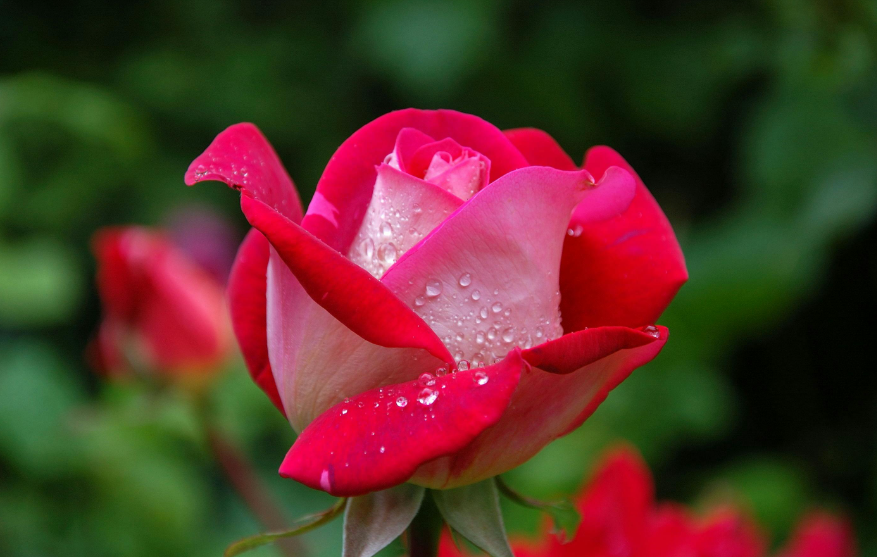
#> input picture question_3/sample_images/image.png, 877 x 557 px
$ python filtering_and_edges.py --image ../question_3/sample_images/image.png   (older library calls are emulated)
#> lines starting #> are read from the running program, lines starting #| are printed output that depends on the picture; after the words box and inside, x2 and y2 are one past the last pixel; in counts of white or black regions, pixels touching at a corner belong together
import cv2
import numpy as np
import argparse

def apply_filters(image, k_gauss, k_avg, k_median):
    k_gauss = max(3, k_gauss | 1)
    k_avg = max(3, k_avg | 1)
    k_median = max(3, k_median | 1)

    # Blurring
    gaussian = cv2.GaussianBlur(image, (k_gauss, k_gauss), 0)
    average = cv2.blur(image, (k_avg, k_avg))
    median = cv2.medianBlur(image, k_median)

    # Convert to grayscale for edge detection
    gray = cv2.cvtColor(image, cv2.COLOR_BGR2GRAY)

    # Canny Edge Detection
    canny = cv2.Canny(gray, 100, 200)

    # Sobel Edge Detection
    sobel_x = cv2.Sobel(gray, cv2.CV_64F, 1, 0, ksize=3)
    sobel_y = cv2.Sobel(gray, cv2.CV_64F, 0, 1, ksize=3)
    sobel_x = cv2.convertScaleAbs(sobel_x)
    sobel_y = cv2.convertScaleAbs(sobel_y)
    sobel = cv2.addWeighted(sobel_x, 0.5, sobel_y, 0.5, 0)

    return [image, gaussian, average, median, canny, sobel]

def stack_images(images, scale=0.5):
    img_row1 = cv2.hconcat([cv2.resize(img if len(img.shape) == 3 else cv2.cvtColor(img, cv2.COLOR_GRAY2BGR),
                                        (0, 0), fx=scale, fy=scale) for img in images[:3]])
    img_row2 = cv2.hconcat([cv2.resize(img if len(img.shape) == 3 else cv2.cvtColor(img, cv2.COLOR_GRAY2BGR),
                                        (0, 0), fx=scale, fy=scale) for img in images[3:]])
    return cv2.vconcat([img_row1, img_row2])

def main():
    parser = argparse.ArgumentParser(description="Image Filtering Tool")
    parser.add_argument('--image', required=True, help="Path to input image")
    parser.add_argument('--gauss', type=int, default=15, help="Gaussian blur kernel size (odd number)")
    parser.add_argument('--avg', type=int, default=10, help="Average blur kernel size (odd number)")
    parser.add_argument('--median', type=int, default=9, help="Median blur kernel size (odd number)")
    args = parser.parse_args()

    image = cv2.imread(args.image)
#> image is the input picture: shape (557, 877, 3); mean B, G, R 40.8, 51.8, 87.9
    if image is None:
        print("Error: Image not found!")
        return

    results = apply_filters(image, args.gauss, args.avg, args.median)
#> in apply_filters, `gray = cv2.cvtColor(image, cv2.COLOR_BGR2GRAY)`:
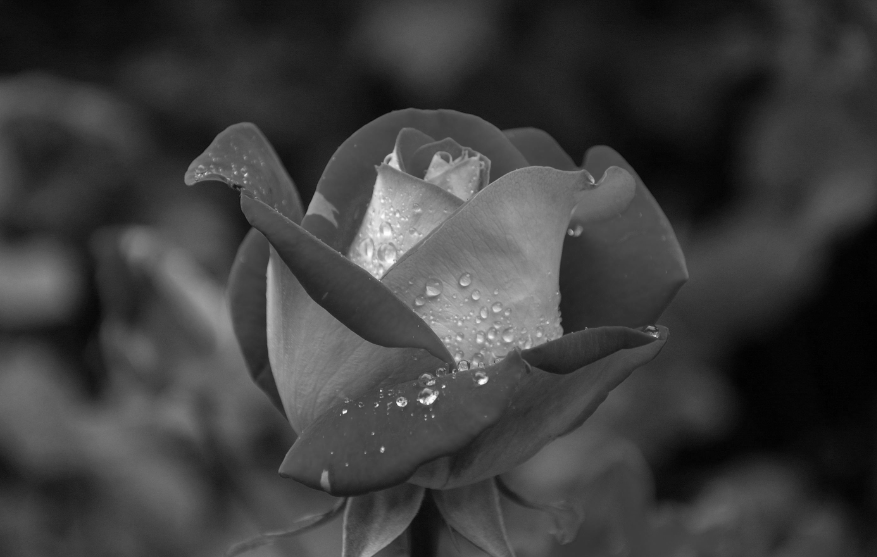
#> gray: shape (557, 877); min 0, max 254, mean 61.3
#> in apply_filters, `canny = cv2.Canny(gray, 100, 200)`:
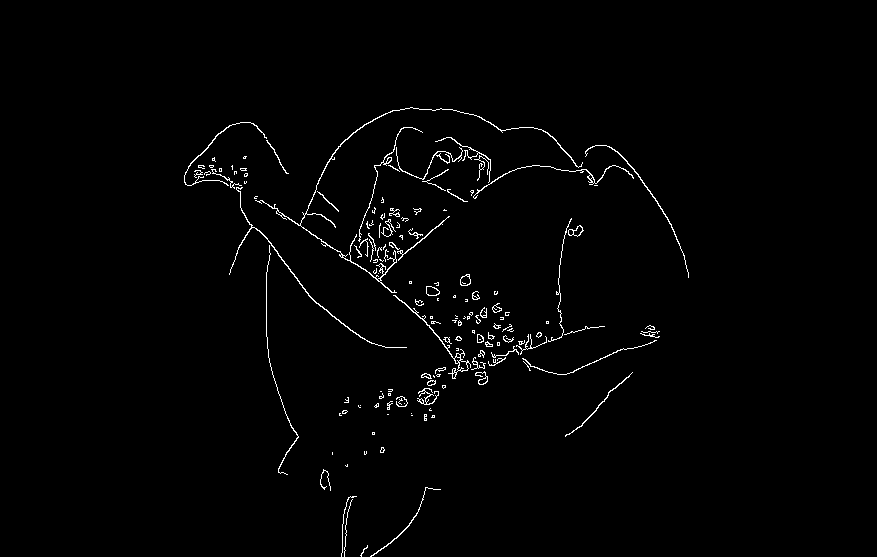
#> canny: shape (557, 877); 1.3% white in thin lines or dots, all inside (x1, y1, x2, y2) = (184, 107, 689, 557)
#> in apply_filters, `sobel_x = cv2.Sobel(gray, cv2.CV_64F, 1, 0, ksize=3)`:
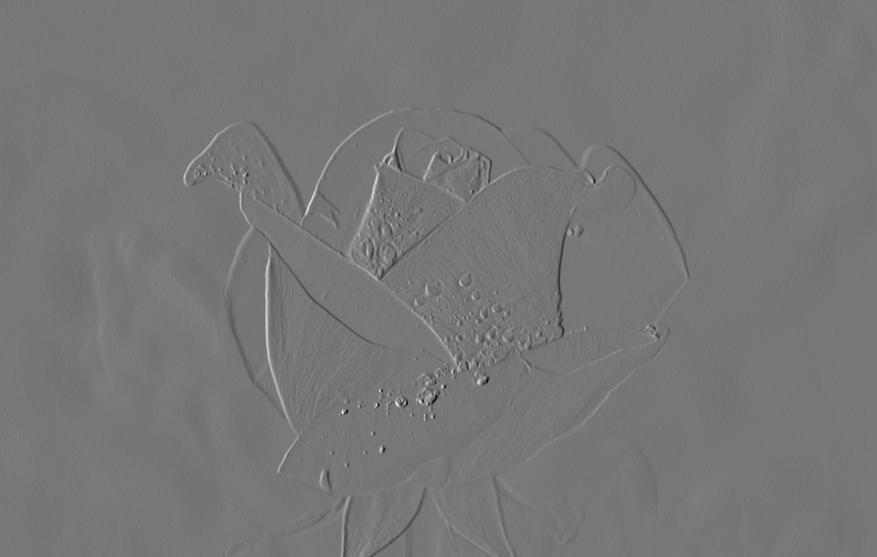
#> sobel_x: shape (557, 877) float64; min -546, max 620, mean -0.4; drawn with min black and max white
#> in apply_filters, `sobel_y = cv2.Sobel(gray, cv2.CV_64F, 0, 1, ksize=3)`:
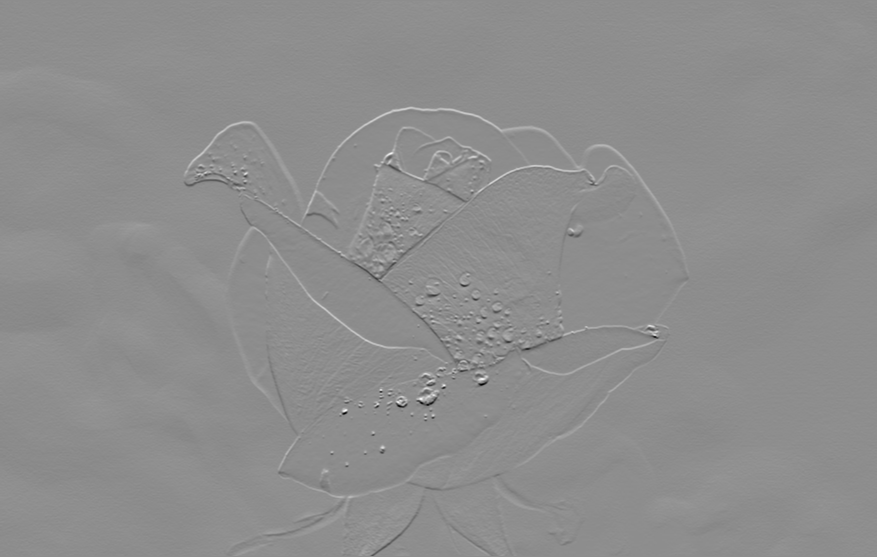
#> sobel_y: shape (557, 877) float64; min -652, max 520, mean 0.6; drawn with min black and max white
#> results = 6 items
    combined = stack_images(results)
#> in stack_images, `img_row1 = cv2.hconcat([cv2.resize(img if len(img.shape) == 3 else cv2..`:
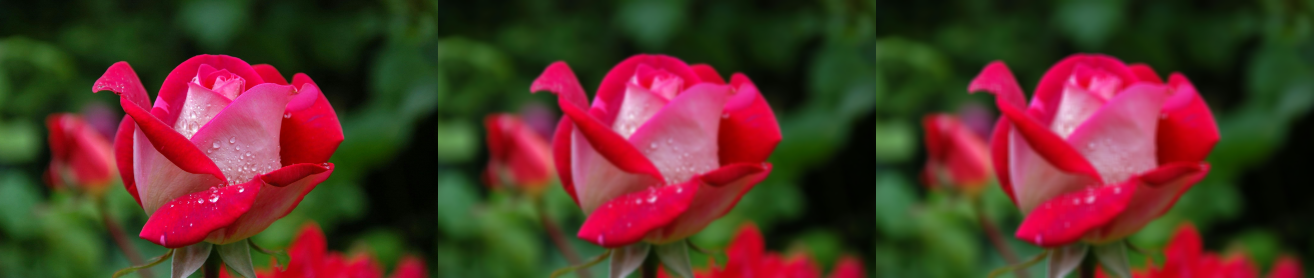
#> img_row1: shape (278, 1314, 3); mean of channels 0, 1, 2 40.9, 52, 88.1; drawn as B, G, R
#> in stack_images, `img_row2 = cv2.hconcat([cv2.resize(img if len(img.shape) == 3 else cv2..`:
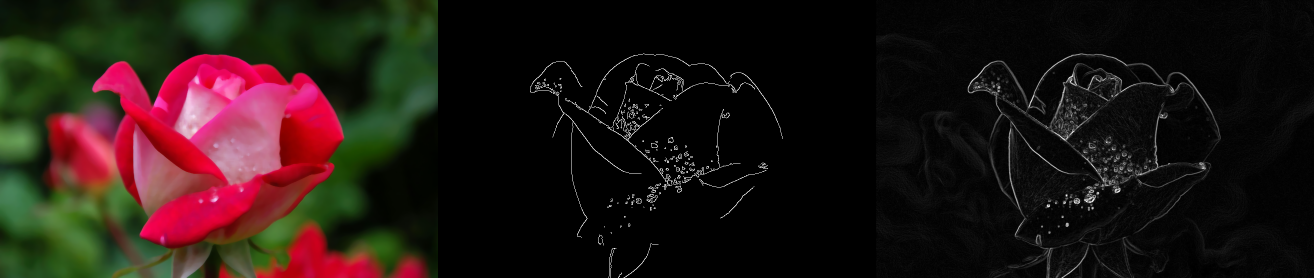
#> img_row2: shape (278, 1314, 3); mean of channels 0, 1, 2 18.3, 22, 34.1; drawn as B, G, R
#> in stack_images, `return cv2.vconcat([img_row1, img_row2])`:
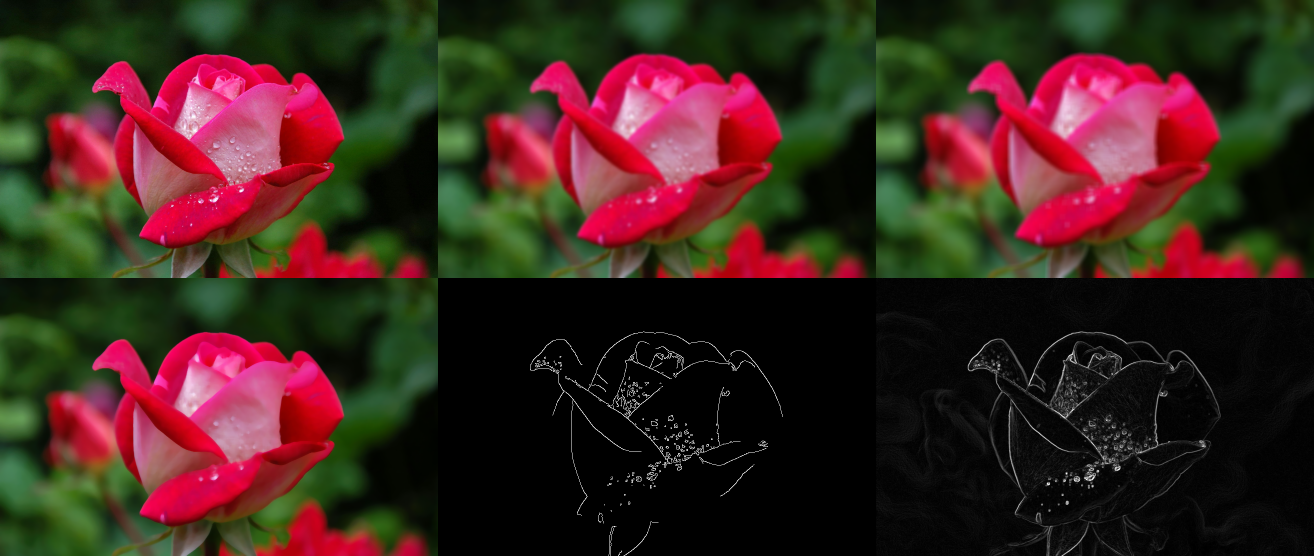
#> returned value: shape (556, 1314, 3); mean of channels 0, 1, 2 29.6, 37, 61.1; drawn as B, G, R

    cv2.imshow("Image Filtering Results", combined)
    cv2.waitKey(0)
    cv2.destroyAllWindows()


main()
